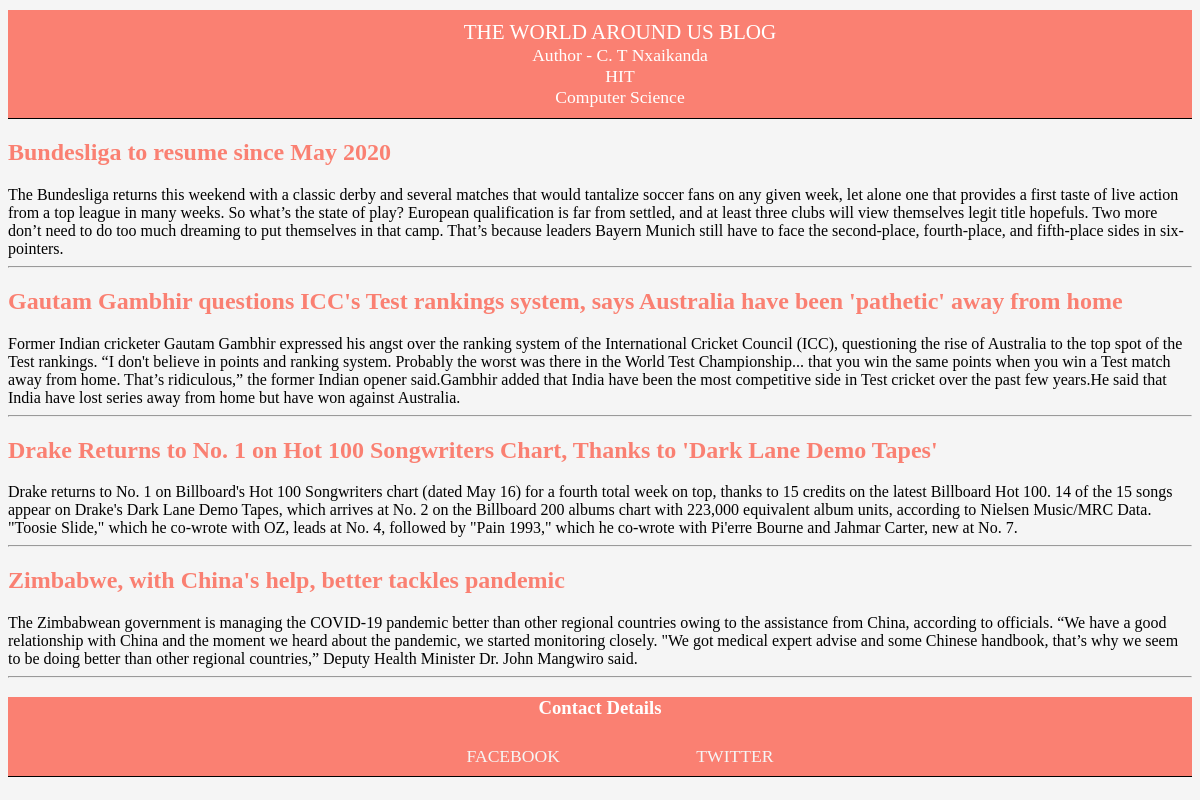
The page /myblog/ on the database its author committed.
### myblog/models.py (models this page shows)
class Articles(models.Model):
    cateregory = models.ForeignKey(Category, on_delete=models.CASCADE)
    name = models.CharField(max_length=500)
    description = models.TextField()

### myblog/views.py (the view)
# urls.py: path('', show_home, name = 'home_url'),
def show_home(request):
    posts = Articles.objects.all()
    context = { 'posts': posts}
    return render(request, 'home.html', context)

### myblog/templates/home.html (shortened to what this page needs)
<html lang="en">
<head>
</head>
<body >
   <header>
       <nav class="nav">
            <ul style="color: white; margin: 10px; margin-top: 10px;padding-top: 10px;">
                <li style="font-size: larger; font-family: 'Lucida Sans', 'Lucida Sans Regular', 'Lucida Grande', 'Lucida Sans Unicode', Geneva, Verdana, sans-serif;font-family: cursive;">THE WORLD AROUND US BLOG</li>
                <br>
                <li>Author - C. T Nxaikanda</li>
                <br>
                <li>HIT</li>
                <br>
                <li> Computer Science</li>
            </ul>
       </nav>
   </header>
   <p>
    {% for post in posts %}
    <h2> {{ post.name }} </h2>
    {{ post.description }}
    <hr>
    {% endfor %}
   </p>
   <footer class="footer">
    <h3>Contact Details</h3>
    <nav class="nav">
          <ul>
              <li>
                      <a href="https://m.facebook.com/chelseanxaikanda" target="_blank">
                      FACEBOOK
                      </a>
              </li>
              <li>
                      <a href="https://twitter.com/chelsea.n" target="_blank">
                      TWITTER
                      </a>
              </li>
          </ul>
       </nav>
  </footer>
</body>
</html>

### myblog/templates/home.html (style rules this page uses)
body { background-color: whitesmoke; }
html { margin: 0; padding: 0; }
.footer { text-align: center; margin: 0; padding: 0; background-color:salmon; color: white; }
.nav { text-align: center; font-size: 1.1em; font-weight: lighter; border-bottom: 1px solid black; background-color:salmon; }
.nav ul { margin: 0; }
.nav li { display: inline; padding: 0 5%; }
.nav a { display: inline-block; padding: .5em; color: whitesmoke; text-decoration: none; }
h2 { font-family: cursive; color: salmon; }

### rows shown on the page
Articles: name "Bundesliga to resume since May 2020", description "The Bundesliga returns this weekend with a classic derby and several matches that would tantalize soccer fans on any given week, let alone one that provides a first taste of live action from a top league in many weeks. So what’s the state of play? European qualification is far from settled, and at least three clubs will view themselves legit title hopefuls. Two more don’t need to do too much dreaming to put themselves in that camp. That’s because leaders Bayern Munich still have to face the second-place, fourth-place, and fifth-place sides in six-pointers."
Articles: name "Gautam Gambhir questions ICC's Test rankings system, says Australia have been 'pathetic' away from home", description "Former Indian cricketer Gautam Gambhir expressed his angst over the ranking system of the International Cricket Council (ICC), questioning the rise of Australia to the top spot of the Test rankings. “I don't believe in points and ranking system. Probably the worst was there in the World Test Championship... that you win the same points when you win a Test match away from home. That’s ridiculous,” the former Indian opener said.Gambhir added that India have been the most competitive side in Test cricket over the past few years.He said that India have lost series away from home but have won against Australia."
Articles: name "Drake Returns to No. 1 on Hot 100 Songwriters Chart, Thanks to 'Dark Lane Demo Tapes'", description "Drake returns to No. 1 on Billboard's Hot 100 Songwriters chart (dated May 16) for a fourth total week on top, thanks to 15 credits on the latest Billboard Hot 100. 14 of the 15 songs appear on Drake's Dark Lane Demo Tapes, which arrives at No. 2 on the Billboard 200 albums chart with 223,000 equivalent album units, according to Nielsen Music/MRC Data. \"Toosie Slide,\" which he co-wrote with OZ, leads at No. 4, followed by \"Pain 1993,\" which he co-wrote with Pi'erre Bourne and Jahmar Carter, new at No. 7."
Articles: name "Zimbabwe, with China's help, better tackles pandemic", description "The Zimbabwean government is managing the COVID-19 pandemic better than other regional countries owing to the assistance from China, according to officials. “We have a good relationship with China and the moment we heard about the pandemic, we started monitoring closely. \"We got medical expert advise and some Chinese handbook, that’s why we seem to be doing better than other regional countries,” Deputy Health Minister Dr. John Mangwiro said."
